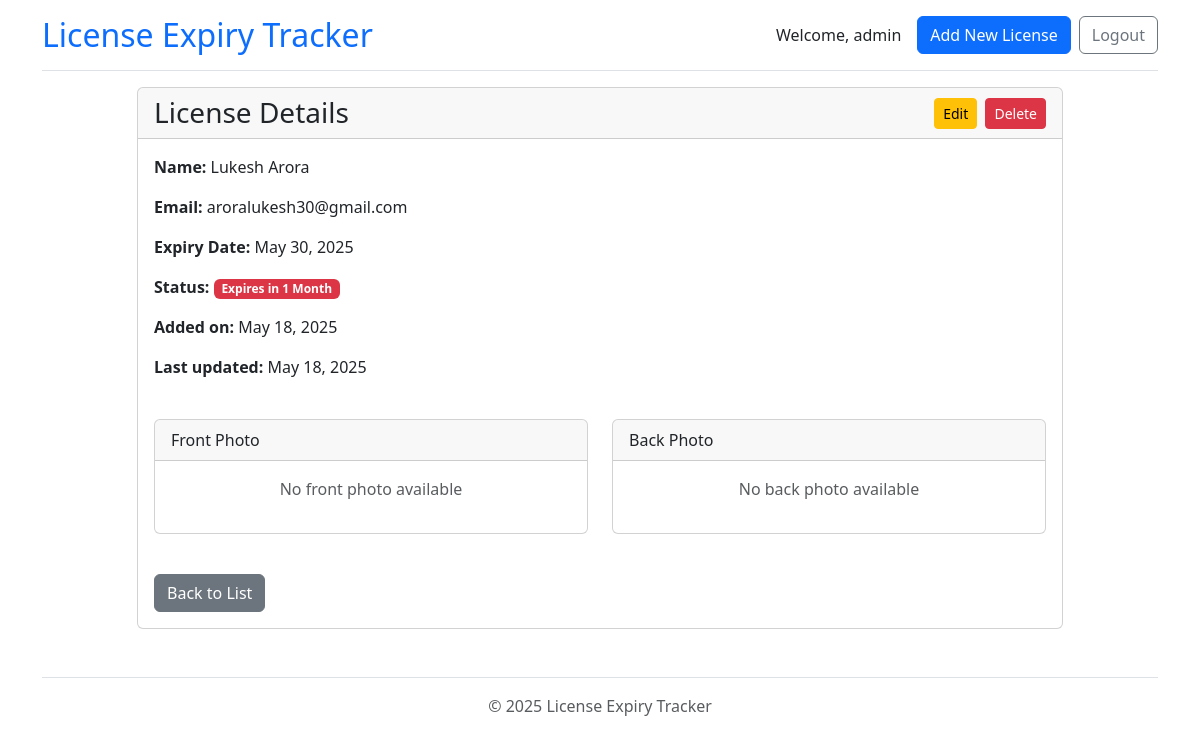
Page /license/6/ (signed in) on the committed database.
### app/models.py (models this page shows, shortened)
class License(models.Model):
    first_name = models.CharField(max_length=100)
    last_name = models.CharField(max_length=100)
    email = models.EmailField(max_length=254)
    expiry_date = models.DateField()
    front_photo = models.FileField(upload_to="license_photos/", blank=True, null=True)
    back_photo = models.FileField(upload_to="license_photos/", blank=True, null=True)
    created_at = models.DateTimeField(auto_now_add=True)
    updated_at = models.DateTimeField(auto_now=True)
    @property
    def is_expired(self):
        return self.expiry_date < timezone.now().date()
    @property
    def expires_within_month(self):
        today = timezone.now().date()
        thirty_days_later = today + timezone.timedelta(days=30)
        return today <= self.expiry_date <= thirty_days_later

### app/views.py (the view)
# urls.py: path('license/<int:pk>/', views.license_detail, name='license_detail'),
@login_required(login_url='login')
def license_detail(request, pk):
    license = get_object_or_404(License, pk=pk)
    return render(request, 'app/license_detail.html', {'license': license})

### app/templates/app/license_detail.html (shortened to what this page needs)
{% extends 'app/base.html' %}
{% block content %}
<div class="row">
    <div class="col-lg-10 offset-lg-1">
        <div class="card mb-4">
            <div class="card-header">
                <div class="d-flex flex-column flex-md-row justify-content-between align-items-md-center">
                    <h2 class="h3 mb-2 mb-md-0">License Details</h2>
                    <div>
                        <a href="{% url 'license_update' license.pk %}" class="btn btn-warning btn-sm me-1">
                            <span class="d-none d-md-inline">Edit</span>
                        </a>
                        <a href="{% url 'license_delete' license.pk %}" class="btn btn-danger btn-sm">
                            <span class="d-none d-md-inline">Delete</span>
                        </a>
                    </div>
                </div>
            </div>
            <div class="card-body">
                <div class="row mb-4">
                    <div class="col-md-6">
                        <p><strong>Name:</strong> {{ license.first_name }} {{ license.last_name }}</p>
                        <p><strong>Email:</strong> {{ license.email }}</p>
                        <p><strong>Expiry Date:</strong> {{ license.expiry_date }}</p>
                        <p><strong>Status:</strong>
                            {% if license.is_expired %}
                                <span class="badge bg-danger">Expired</span>
                            {% elif license.expires_within_month %}
                                <span class="badge bg-danger">Expires in 1 Month</span>
                            {% elif license.expires_within_three_months %}
                                <span class="badge bg-warning text-dark">Expires in 3 Months</span>
                            {% else %}
                                <span class="badge bg-success">Valid</span>
                            {% endif %}
                        </p>
                        <p><strong>Added on:</strong> {{ license.created_at|date:"F j, Y" }}</p>
                        <p><strong>Last updated:</strong> {{ license.updated_at|date:"F j, Y" }}</p>
                    </div>
                </div>
                <div class="row">
                    <div class="col-md-6 mb-4">
                        <div class="card h-100">
                            <div class="card-header">Front Photo</div>
                            <div class="card-body text-center">
                                {% if license.front_photo %}
                                    <img src="{{ license.front_photo.url }}" alt="Front of license" class="img-fluid img-thumbnail" style="max-height: 250px;">
                                    <div class="mt-2">
                                        <a href="{{ license.front_photo.url }}" target="_blank" class="btn btn-sm btn-outline-primary">
                                            <span class="d-none d-md-inline">View Full Size</span>
                                            <span class="d-md-none">🔍</span>
                                        </a>
                                    </div>
                                {% else %}
                                    <p class="text-muted">No front photo available</p>
                                {% endif %}
                            </div>
                        </div>
                    </div>
                    <div class="col-md-6 mb-4">
                        <div class="card h-100">
                            <div class="card-header">Back Photo</div>
                            <div class="card-body text-center">
                                {% if license.back_photo %}
                                    <img src="{{ license.back_photo.url }}" alt="Back of license" class="img-fluid img-thumbnail" style="max-height: 250px;">
                                    <div class="mt-2">
                                        <a href="{{ license.back_photo.url }}" target="_blank" class="btn btn-sm btn-outline-primary">
                                            <span class="d-none d-md-inline">View Full Size</span>
                                            <span class="d-md-none">🔍</span>
                                        </a>
                                    </div>
                                {% else %}
                                    <p class="text-muted">No back photo available</p>
                                {% endif %}
                            </div>
                        </div>
                    </div>
                </div>
                <div class="mt-3">
                    <a href="{% url 'home' %}" class="btn btn-secondary">
                        <span class="d-none d-md-inline">Back to List</span>
                    </a>
                </div>
            </div>
        </div>
    </div>
</div>
{% endblock %}

### app/templates/app/base.html (shortened to what this page needs)
<!DOCTYPE html>
<html lang="en">
<head>
    <link href="https://cdn.jsdelivr.net/npm/bootstrap@5.3.0/dist/css/bootstrap.min.css" rel="stylesheet">
</head>
<body>    <div class="container">
        <header class="pb-3 mb-3 border-bottom">
            <div class="d-flex flex-column flex-sm-row justify-content-between align-items-center">
                <h1 class="h2 mb-2 mb-sm-0"><a href="{% url 'home' %}" class="text-decoration-none">License Expiry Tracker</a></h1>
                <div class="d-flex align-items-center">
                    {% if user.is_authenticated %}
                        <span class="me-3 d-none d-md-block">Welcome, {{ user.username }}</span>
                        <a href="{% url 'license_create' %}" class="btn btn-primary btn-responsive me-2">Add New License</a>
                        <a href="{% url 'logout' %}" class="btn btn-outline-secondary btn-responsive">Logout</a>
                    {% else %}
                        <a href="{% url 'login' %}" class="btn btn-outline-primary btn-responsive">Login</a>
                    {% endif %}
                </div>
            </div>
        </header>
        <main>
            {% block content %}
            {% endblock %}
        </main>
        <footer class="pt-3 my-4 text-muted border-top">
            <p class="text-center">&copy; {% now "Y" %} License Expiry Tracker</p>
        </footer>
    </div>
</body>
</html>

### app/templates/app/base.html (style rules this page uses)
body { padding-top: 1rem; padding-bottom: 1rem; }

### rows in the picture
License: first_name "Lukesh", last_name "Arora", email "aroralukesh30@gmail.com", expiry_date "May 30, 2025", created_at "May 18, 2025", updated_at "May 18, 2025"

### other values in the picture
{{ user.username }} "admin"
